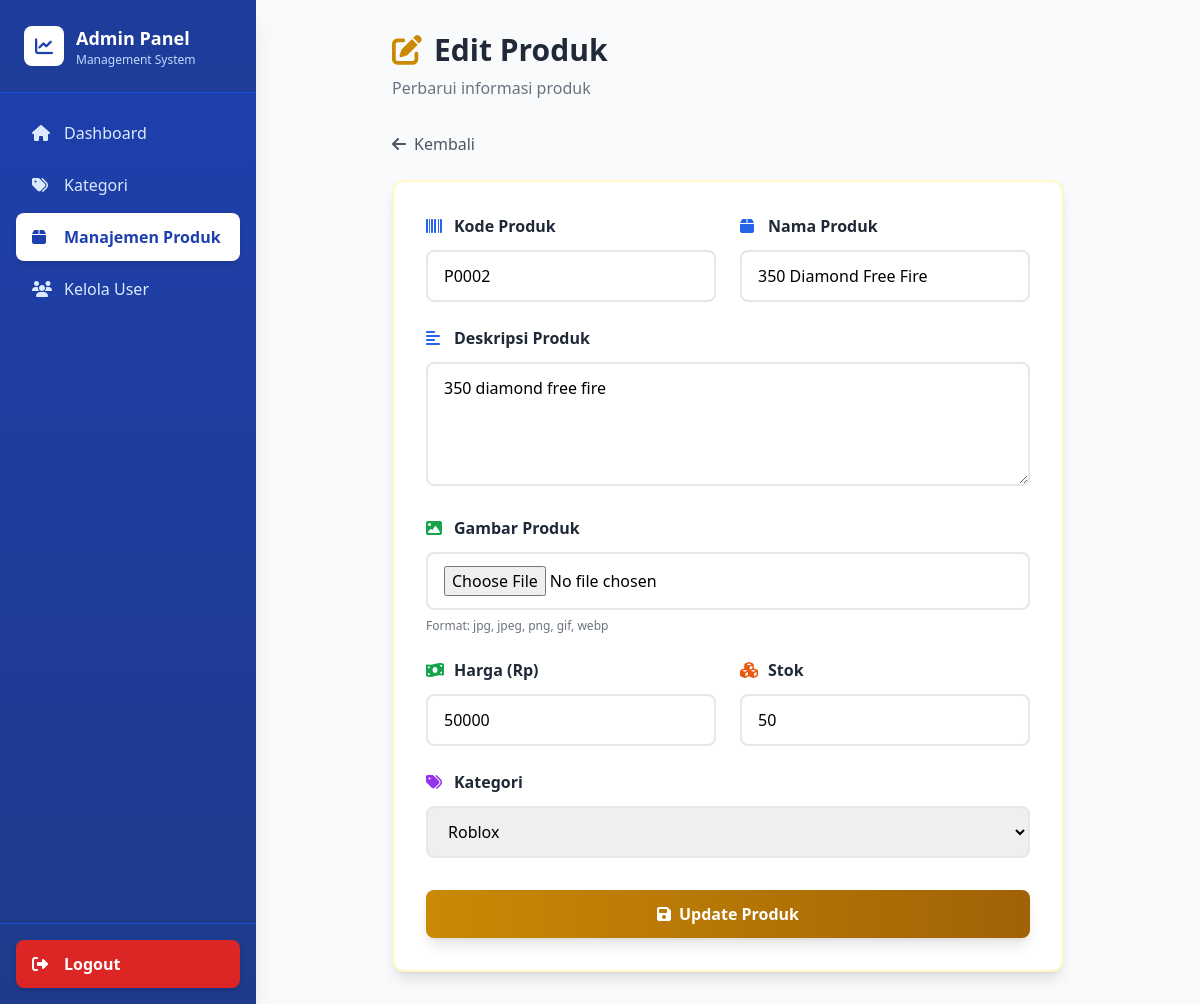
The page /edit_produk.php?id=2 (signed in) on the database its author committed.
### tables this page shows
CREATE TABLE IF NOT EXISTS produk (
    id INT AUTO_INCREMENT PRIMARY KEY,
    kode_produk VARCHAR(50),
    nama_produk VARCHAR(100) NOT NULL,
    harga INT NOT NULL,
    stok INT NOT NULL,
    id_kategori INT NOT NULL,
    FOREIGN KEY (id_kategori) REFERENCES kategori(id) ON DELETE CASCADE
);

CREATE TABLE IF NOT EXISTS kategori (
    id INT AUTO_INCREMENT PRIMARY KEY,
    nama_kategori VARCHAR(100) NOT NULL
);

### edit_produk.php (the view, shortened to what this page needs)
<?php
include "koneksi.php";
$id = intval($_GET['id']);
$produk = mysqli_fetch_assoc(mysqli_query($conn, "SELECT * FROM produk WHERE id=$id"));
$kategori = mysqli_query($conn, "SELECT * FROM kategori ORDER BY nama_kategori ASC");
?>
<!DOCTYPE html>
<html lang="id">
<head>
    <script src="https://cdn.tailwindcss.com"></script>
    <link rel="stylesheet" href="https://cdnjs.cloudflare.com/ajax/libs/font-awesome/6.4.0/css/all.min.css">
</head>
<body class="bg-gray-50 min-h-screen">
    <div class="flex min-h-screen">
        <?php $activePage = 'produk'; include 'sidebar.php'; ?>
        <main class="flex-1 p-8">
            <div class="max-w-2xl mx-auto">
                <div class="mb-8">
                    <h1 class="text-3xl font-bold text-gray-800 flex items-center gap-3">
                        <i class="fas fa-edit text-yellow-600"></i>
                        Edit Produk
                    </h1>
                    <p class="text-gray-500 mt-2">Perbarui informasi produk</p>
                </div>
                <a href="produk.php" class="inline-flex items-center gap-2 mb-6 text-gray-600 hover:text-blue-600 transition-colors duration-300">
                    <i class="fas fa-arrow-left"></i>
                    Kembali
                </a>
                <div class="bg-white rounded-xl shadow-lg p-8 border-2 border-yellow-100">
                    <form method="post" enctype="multipart/form-data">
                        <div class="grid grid-cols-2 gap-6 mb-6">
                            <div>
                                <label class="block mb-3 font-semibold text-gray-800 flex items-center gap-2">
                                    <i class="fas fa-barcode text-blue-600 w-5"></i>
                                    Kode Produk
                                </label>
                                <input type="text" name="kode_produk" value="<?php echo htmlspecialchars($produk['kode_produk'] ?? ''); ?>" class="w-full px-4 py-3 border-2 border-gray-200 rounded-lg focus:outline-none focus:border-blue-500 focus:ring-2 focus:ring-blue-200 transition-all duration-300" required>
                            </div>
                            <div>
                                <label class="block mb-3 font-semibold text-gray-800 flex items-center gap-2">
                                    <i class="fas fa-box text-blue-600 w-5"></i>
                                    Nama Produk
                                </label>
                                <input type="text" name="nama_produk" value="<?php echo htmlspecialchars($produk['nama_produk']); ?>" class="w-full px-4 py-3 border-2 border-gray-200 rounded-lg focus:outline-none focus:border-blue-500 focus:ring-2 focus:ring-blue-200 transition-all duration-300" required>
                            </div>
                        </div>
                        <div class="mb-6">
                            <label class="block mb-3 font-semibold text-gray-800 flex items-center gap-2">
                                <i class="fas fa-align-left text-blue-600 w-5"></i>
                                Deskripsi Produk
                            </label>
                            <textarea name="deskripsi" rows="4" class="w-full px-4 py-3 border-2 border-gray-200 rounded-lg focus:outline-none focus:border-blue-500 focus:ring-2 focus:ring-blue-200 transition-all duration-300" placeholder="Tulis deskripsi produk..." required><?php echo htmlspecialchars($produk['deskripsi'] ?? ''); ?></textarea>
                        </div>
                        <div class="mb-6">
                            <label class="block mb-3 font-semibold text-gray-800 flex items-center gap-2">
                                <i class="fas fa-image text-green-600 w-5"></i>
                                Gambar Produk
                            </label>
                            <input type="file" name="gambar" accept="image/*" class="w-full px-4 py-3 border-2 border-gray-200 rounded-lg focus:outline-none focus:border-green-500 focus:ring-2 focus:ring-green-200 transition-all duration-300">
                            <p class="text-xs text-gray-500 mt-2">Format: jpg, jpeg, png, gif, webp</p>
                        </div>
                        <div class="grid grid-cols-2 gap-6 mb-6">
                            <div>
                                <label class="block mb-3 font-semibold text-gray-800 flex items-center gap-2">
                                    <i class="fas fa-money-bill-wave text-green-600 w-5"></i>
                                    Harga (Rp)
                                </label>
                                <input type="number" name="harga" value="<?php echo $produk['harga']; ?>" class="w-full px-4 py-3 border-2 border-gray-200 rounded-lg focus:outline-none focus:border-blue-500 focus:ring-2 focus:ring-blue-200 transition-all duration-300" required>
                            </div>
                            <div>
                                <label class="block mb-3 font-semibold text-gray-800 flex items-center gap-2">
                                    <i class="fas fa-cubes text-orange-600 w-5"></i>
                                    Stok
                                </label>
                                <input type="number" name="stok" value="<?php echo $produk['stok']; ?>" class="w-full px-4 py-3 border-2 border-gray-200 rounded-lg focus:outline-none focus:border-blue-500 focus:ring-2 focus:ring-blue-200 transition-all duration-300" required>
                            </div>
                        </div>
                        <div class="mb-8">
                            <label class="block mb-3 font-semibold text-gray-800 flex items-center gap-2">
                                <i class="fas fa-tags text-purple-600 w-5"></i>
                                Kategori
                            </label>
                            <select name="id_kategori" class="w-full px-4 py-3 border-2 border-gray-200 rounded-lg focus:outline-none focus:border-blue-500 focus:ring-2 focus:ring-blue-200 transition-all duration-300" required>
                                <?php while ($row = mysqli_fetch_assoc($kategori)) { ?>
                                    <option value="<?php echo $row['id']; ?>" <?php if ($row['id'] == $produk['id_kategori']) echo 'selected'; ?>><?php echo htmlspecialchars($row['nama_kategori']); ?></option>
                                <?php } ?>
                            </select>
                        </div>
                        <button type="submit" name="update" class="w-full bg-gradient-to-r from-yellow-600 to-yellow-700 text-white py-3 rounded-lg hover:from-yellow-700 hover:to-yellow-800 font-semibold transition-all duration-300 flex items-center justify-center gap-2 shadow-lg hover:shadow-xl transform hover:scale-105">
                            <i class="fas fa-save"></i>
                            Update Produk
                        </button>
                    </form>
                </div>
            </div>
        </main>
    </div>
</body>
</html>

### rows shown on the page
produk: kode_produk "P0002", nama_produk "350 Diamond Free Fire", deskripsi "350 diamond free fire", harga "50000", stok "50", id_kategori "Roblox"
